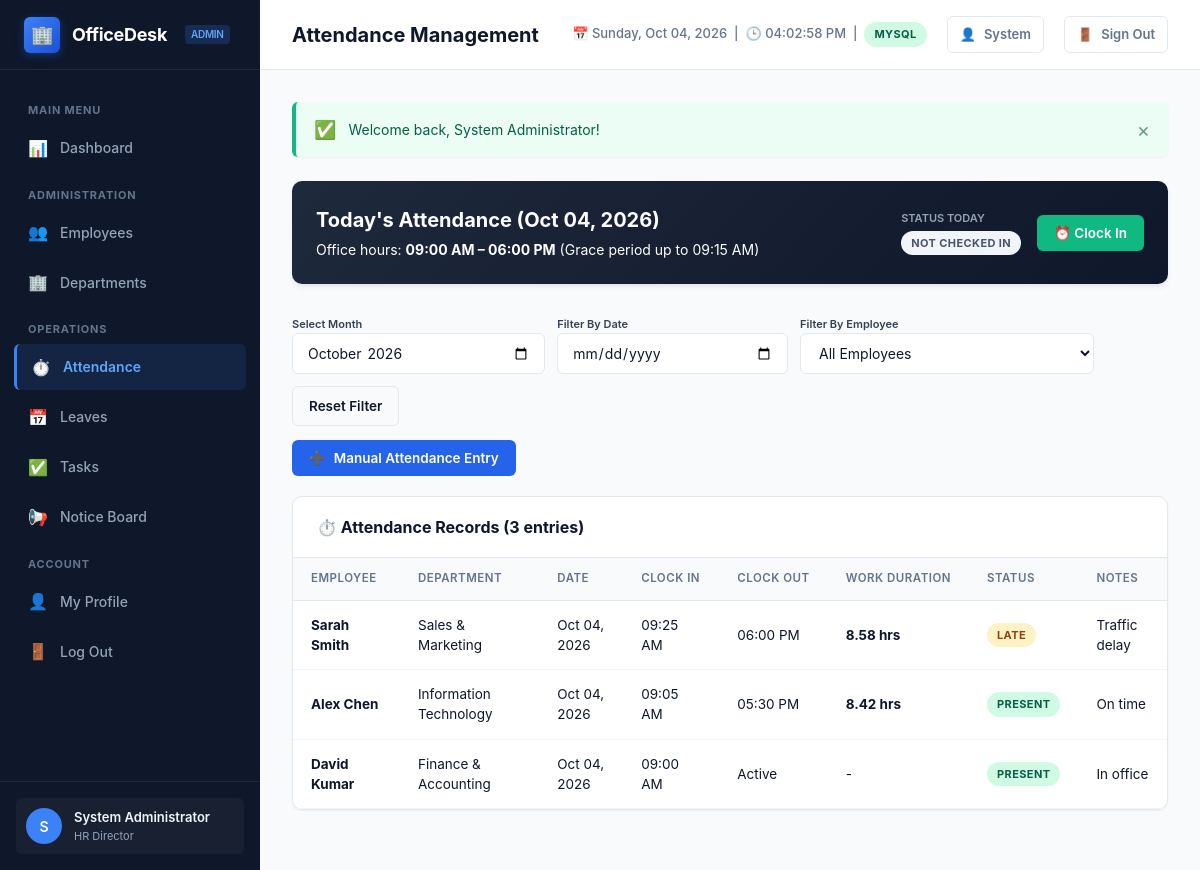
Screenshot of /attendance.php (signed in) with the database file from the repository.
### tables this page shows
CREATE TABLE `attendance` (
    `id` INT AUTO_INCREMENT PRIMARY KEY,
    `user_id` INT NOT NULL,
    `date` DATE NOT NULL,
    `clock_in` TIME NULL,
    `clock_out` TIME NULL,
    `total_hours` DECIMAL(4,2) DEFAULT 0.00,
    `status` ENUM('present', 'late', 'half_day', 'absent') NOT NULL DEFAULT 'present',
    `notes` VARCHAR(255) NULL,
    `created_at` TIMESTAMP DEFAULT CURRENT_TIMESTAMP,
    UNIQUE KEY `user_daily_attendance` (`user_id`, `date`),
    CONSTRAINT `fk_attendance_user` FOREIGN KEY (`user_id`) 
        REFERENCES `users`(`id`) ON DELETE CASCADE
);

CREATE TABLE `users` (
    `id` INT AUTO_INCREMENT PRIMARY KEY,
    `full_name` VARCHAR(100) NOT NULL,
    `email` VARCHAR(150) NOT NULL UNIQUE,
    `password` VARCHAR(255) NOT NULL,
    `phone` VARCHAR(20) NULL,
    `role` ENUM('admin', 'employee') NOT NULL DEFAULT 'employee',
    `department_id` INT NULL,
    `designation` VARCHAR(100) NULL,
    `salary` DECIMAL(10,2) DEFAULT 0.00,
    `date_of_joining` DATE NULL,
    `status` ENUM('active', 'inactive') NOT NULL DEFAULT 'active',
    `created_at` TIMESTAMP DEFAULT CURRENT_TIMESTAMP,
    `updated_at` TIMESTAMP DEFAULT CURRENT_TIMESTAMP ON UPDATE CURRENT_TIMESTAMP,
    CONSTRAINT `fk_users_department` FOREIGN KEY (`department_id`) 
        REFERENCES `departments`(`id`) ON DELETE SET NULL
);

CREATE TABLE `departments` (
    `id` INT AUTO_INCREMENT PRIMARY KEY,
    `name` VARCHAR(100) NOT NULL UNIQUE,
    `description` TEXT NULL,
    `created_at` TIMESTAMP DEFAULT CURRENT_TIMESTAMP
);

### attendance.php (the view, shortened to what this page needs)
<?php
require_once __DIR__ . '/includes/header.php';
$userId = current_user_id();
$today = date('Y-m-d');
$todayStmt = $pdo->prepare("SELECT * FROM attendance WHERE user_id = ? AND date = ?");
$todayStmt->execute([$userId, $today]);
$myTodayAtt = $todayStmt->fetch();
$filterDate = $_GET['date'] ?? '';
$filterMonth = $_GET['month'] ?? date('Y-m');
$params = [];
if (is_admin()) {
    $sql = "
        SELECT a.*, u.full_name, u.designation, d.name AS department_name
        FROM attendance a
        JOIN users u ON a.user_id = u.id
        LEFT JOIN departments d ON u.department_id = d.id
        WHERE 1=1
    ";
    if (!empty($filterDate)) {
        $sql .= " AND a.date = ?";
        $params[] = $filterDate;
    } elseif (!empty($filterMonth)) {
        $sql .= " AND substr(a.date, 1, 7) = ?";
        $params[] = $filterMonth;
    }
    $sql .= " ORDER BY a.date DESC, a.clock_in DESC";
}
$stmt = $pdo->prepare($sql);
$stmt->execute($params);
$attendanceLogs = $stmt->fetchAll();
?>
<div class="clock-widget">
    <div class="clock-info">
        <h3>Today's Attendance (<?= date('M d, Y') ?>)</h3>
        <p>Office hours: <strong>09:00 AM – 06:00 PM</strong> (Grace period up to 09:15 AM)</p>
    </div>
    <div style="display: flex; align-items: center; gap: 16px; flex-wrap: wrap;">
        <div>
            <div style="font-size: 11px; text-transform: uppercase; color: #94a3b8; font-weight: 600;">Status Today</div>
            <div style="margin-top: 4px;">
                <?php if (!$myTodayAtt): ?>
                    <span class="badge badge-secondary">Not Checked In</span>
                <?php elseif (!empty($myTodayAtt['clock_out'])): ?>
                    <span class="badge badge-success">Completed (<?= $myTodayAtt['total_hours'] ?> hrs)</span>
                <?php else: ?>
                    <span class="badge badge-warning">Clocked In at <?= format_time($myTodayAtt['clock_in']) ?></span>
                <?php endif; ?>
            </div>
        </div>
        <form method="POST" style="display: flex; gap: 10px;">
            <?php if (!$myTodayAtt): ?>
                <button type="submit" name="action_attendance" value="clock_in" class="btn btn-success">
                    ⏰ Clock In
                </button>
            <?php elseif (empty($myTodayAtt['clock_out'])): ?>
                <button type="submit" name="action_attendance" value="clock_out" class="btn btn-danger" onclick="return confirm('Confirm clock out?');">
                    🏁 Clock Out
                </button>
            <?php else: ?>
                <button type="button" class="btn btn-secondary" disabled>
                    ✅ Logged for Today
                </button>
            <?php endif; ?>
        </form>
    </div>
</div>
<div class="filter-bar">
    <form method="GET" action="attendance.php" style="display: flex; gap: 12px; flex-wrap: wrap; align-items: center;">
        <div>
            <label class="form-label" style="font-size: 11px;">Select Month</label>
            <input type="month" name="month" class="form-control" value="<?= htmlspecialchars($filterMonth) ?>" onchange="this.form.submit();">
        </div>
        <?php if (is_admin()): ?>
            <div>
                <label class="form-label" style="font-size: 11px;">Filter By Date</label>
                <input type="date" name="date" class="form-control" value="<?= htmlspecialchars($filterDate) ?>" onchange="this.form.submit();">
            </div>
            <div>
                <label class="form-label" style="font-size: 11px;">Filter By Employee</label>
                <select name="user_id" class="form-control" onchange="this.form.submit();">
                    <option value="">All Employees</option>
                </select>
            </div>
        <?php endif; ?>
        <div style="align-self: flex-end;">
            <a href="attendance.php" class="btn btn-outline">Reset Filter</a>
        </div>
    </form>
    <?php if (is_admin()): ?>
        <button type="button" class="btn btn-primary" data-open-modal="manualAttModal">
            <span>➕</span> Manual Attendance Entry
        </button>
    <?php endif; ?>
</div>
<div class="card">
    <div class="card-header">
        <div class="card-title">⏱️ Attendance Records (<?= count($attendanceLogs) ?> entries)</div>
    </div>
    <div class="table-responsive">
        <table class="data-table">
            <thead>
                <tr>
                    <?php if (is_admin()): ?>
                        <th>Employee</th>
                        <th>Department</th>
                    <?php endif; ?>
                    <th>Date</th>
                    <th>Clock In</th>
                    <th>Clock Out</th>
                    <th>Work Duration</th>
                    <th>Status</th>
                    <th>Notes</th>
                </tr>
            </thead>
            <tbody>
                <?php if (empty($attendanceLogs)): ?>
                    <tr>
                        <td colspan="<?= is_admin() ? '8' : '6' ?>" class="table-empty">
                            No attendance records found for this period.
                        </td>
                    </tr>
                <?php else: ?>
                    <?php foreach ($attendanceLogs as $log): ?>
                        <tr>
                            <?php if (is_admin()): ?>
                                <td><strong><?= htmlspecialchars($log['full_name']) ?></strong></td>
                                <td><?= htmlspecialchars($log['department_name'] ?? 'General') ?></td>
                            <?php endif; ?>
                            <td><?= format_date($log['date']) ?></td>
                            <td><?= format_time($log['clock_in']) ?></td>
                            <td><?= !empty($log['clock_out']) ? format_time($log['clock_out']) : '<span class="text-muted">Active</span>' ?></td>
                            <td>
                                <?php if (!empty($log['total_hours']) && $log['total_hours'] > 0): ?>
                                    <strong><?= $log['total_hours'] ?> hrs</strong>
                                <?php else: ?>
                                    <span class="text-muted">-</span>
                                <?php endif; ?>
                            </td>
                            <td><?= status_badge($log['status']) ?></td>
                            <td><?= htmlspecialchars($log['notes'] ?? '-') ?></td>
                        </tr>
                    <?php endforeach; ?>
                <?php endif; ?>
            </tbody>
        </table>
    </div>
</div>
<?php require_once __DIR__ . '/includes/footer.php'; ?>

### includes/functions.php (shortened to what this page needs)
<?php
function flash_get() {
    if (isset($_SESSION['flash'])) {
        $flash = $_SESSION['flash'];
        return $flash;
    }
    return null;
}
function flash_render() {
    $flash = flash_get();
    if ($flash) {
        $type = htmlspecialchars($flash['type']);
        $msg = htmlspecialchars($flash['message']);
        $icon = 'ℹ️';
        if ($type === 'success') $icon = '✅';
        echo "<div class=\"alert alert-{$type}\"><span class=\"alert-icon\">{$icon}</span> <span>{$msg}</span><button class=\"alert-close\" onclick=\"this.parentElement.remove();\">&times;</button></div>";
    }
}
function is_admin() {
    return isset($_SESSION['user']['role']) && $_SESSION['user']['role'] === 'admin';
}
function format_date($date, $format = 'M d, Y') {
    $timestamp = strtotime($date);
    return $timestamp ? date($format, $timestamp) : '-';
}
function format_time($time, $format = 'h:i A') {
    $timestamp = strtotime($time);
    return $timestamp ? date($format, $timestamp) : '-';
}
function status_badge($status) {
    $status = strtolower(trim((string)$status));
    $classes = [
        'active'      => 'badge-success',
        'inactive'    => 'badge-secondary',
        'present'     => 'badge-success',
        'late'        => 'badge-warning',
        'half_day'    => 'badge-info',
        'absent'      => 'badge-danger',
        'pending'     => 'badge-warning',
        'in_progress' => 'badge-info',
        'completed'   => 'badge-success',
        'on_hold'     => 'badge-secondary',
        'approved'    => 'badge-success',
        'rejected'    => 'badge-danger',
    ];
    $cls = $classes[$status] ?? 'badge-secondary';
    $label = ucwords(str_replace('_', ' ', $status));
    return "<span class=\"badge {$cls}\">{$label}</span>";
}

### assets/css/style.css (style rules this page uses)
:root { --primary: #2563eb; --primary-hover: #1d4ed8; --primary-light: #eff6ff; --primary-border: #bfdbfe; --sidebar-bg: #0f172a; --sidebar-text: #94a3b8; --sidebar-hover: #1e293b; --sidebar-active: #3b82f6; --sidebar-active-bg: rgba(59, 130, 246, 0.12); --bg-main: #f8fafc; --card-bg: #ffffff; --text-main: #0f172a; --text-muted: #64748b; --border: #e2e8f0; --border-light: #f1f5f9; --success: #10b981; --success-light: #ecfdf5; --warning: #f59e0b; --warning-light: #fffbeb; --danger: #ef4444; --danger-light: #fef2f2; --info: #06b6d4; --info-light: #ecfeff; --radius-sm: 6px; --radius-md: 10px; --radius-lg: 16px; --shadow-sm: 0 1px 2px rgba(0,0,0,0.05); --shadow-md: 0 4px 6px -1px rgba(0,0,0,0.07), 0 2px 4px -2px rgba(0,0,0,0.05); --shadow-lg: 0 10px 15px -3px rgba(0,0,0,0.08), 0 4px 6px -4px rgba(0,0,0,0.04); }
* { margin: 0; padding: 0; box-sizing: border-box; font-family: -apple-system, BlinkMacSystemFont, "Segoe UI", Roboto, "Helvetica Neue", Arial, sans-serif; }
body { background-color: var(--bg-main); color: var(--text-main); display: flex; min-height: 100vh; font-size: 14px; line-height: 1.5; }
.alert { display: flex; align-items: center; padding: 14px 18px; border-radius: var(--radius-sm); margin-bottom: 24px; font-size: 14px; border-left: 4px solid; position: relative; box-shadow: var(--shadow-sm); }
.alert-icon { font-size: 18px; margin-right: 12px; }
.alert-close { margin-left: auto; background: none; border: none; font-size: 20px; line-height: 1; cursor: pointer; color: inherit; opacity: 0.6; }
.alert-success { background: var(--success-light); border-color: var(--success); color: #065f46; }
.card { background: var(--card-bg); border: 1px solid var(--border); border-radius: var(--radius-md); box-shadow: var(--shadow-sm); margin-bottom: 28px; }
.card-header { padding: 18px 24px; border-bottom: 1px solid var(--border); display: flex; align-items: center; justify-content: space-between; }
.card-title { font-size: 16px; font-weight: 700; color: var(--text-main); display: flex; align-items: center; gap: 8px; }
.table-responsive { overflow-x: auto; }
.data-table { width: 100%; border-collapse: collapse; text-align: left; font-size: 13.5px; }
.data-table th { background: #f8fafc; padding: 12px 18px; font-weight: 600; color: var(--text-muted); border-bottom: 1px solid var(--border); white-space: nowrap; text-transform: uppercase; font-size: 11.5px; letter-spacing: 0.5px; }
.data-table td { padding: 14px 18px; border-bottom: 1px solid var(--border-light); color: var(--text-main); vertical-align: middle; }
.badge { display: inline-block; padding: 4px 10px; border-radius: 9999px; font-size: 11px; font-weight: 700; text-transform: uppercase; letter-spacing: 0.4px; }
.badge-success { background: #d1fae5; color: #065f46; }
.badge-warning { background: #fef3c7; color: #92400e; }
.badge-secondary { background: #f1f5f9; color: #475569; }
.btn { display: inline-flex; align-items: center; justify-content: center; gap: 8px; padding: 9px 16px; font-size: 13.5px; font-weight: 600; border-radius: var(--radius-sm); text-decoration: none; cursor: pointer; border: 1px solid transparent; transition: all 0.15s ease; }
.btn-primary { background: var(--primary); color: #fff; }
.btn-success { background: var(--success); color: #fff; }
.btn-outline { background: transparent; border: 1px solid var(--border); color: var(--text-main); }
.form-label { font-size: 13px; font-weight: 600; color: #334155; }
.form-control { width: 100%; padding: 10px 14px; border: 1px solid var(--border); border-radius: var(--radius-sm); font-size: 14px; color: var(--text-main); background: #fff; outline: none; transition: border-color 0.2s, box-shadow 0.2s; }
.filter-bar { display: flex; align-items: center; justify-content: space-between; flex-wrap: wrap; gap: 14px; margin-bottom: 20px; }
.clock-widget { background: linear-gradient(135deg, #1e293b, #0f172a); color: #fff; padding: 24px; border-radius: var(--radius-md); display: flex; align-items: center; justify-content: space-between; flex-wrap: wrap; gap: 20px; margin-bottom: 28px; box-shadow: var(--shadow-md); }
.clock-info h3 { font-size: 20px; font-weight: 700; margin-bottom: 4px; }

### rows the page displays
attendance: user.full_name "Sarah Smith", departments.name "Sales & Marketing", date "Oct 04, 2026", clock_in "09:25 AM", clock_out "06:00 PM", total_hours "8.58", status "LATE", notes "Traffic delay"
attendance: user.full_name "Alex Chen", departments.name "Information Technology", date "Oct 04, 2026", clock_in "09:05 AM", clock_out "05:30 PM", total_hours "8.42", status "PRESENT", notes "On time"
attendance: user.full_name "David Kumar", departments.name "Finance & Accounting", date "Oct 04, 2026", clock_in "09:00 AM", shows "Active", status "PRESENT", notes "In office"

### other values shown
$user['role'] "ADMIN"
substr($user['full_name'] ?? 'U', 0, 1) "S"
$user['full_name'] "System Administrator"
$user['designation'] "HR Director"
$pageTitle "Attendance Management"
DB_ACTIVE_DRIVER "MYSQL"
explode(' ', $user['full_name'] ?? 'User')[0] "System"
$icon "✅"
$msg "Welcome back, System Administrator!"
count($attendanceLogs) "3"
